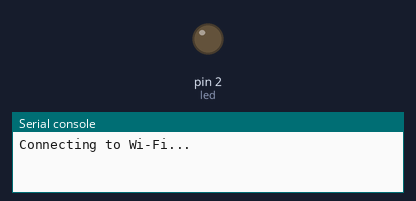
The program below on a simulated MicroPython board. Shown: output pins drawn as LEDs (lit = HIGH), the last lines printed to the serial console. WiFi joins after 1.5 s.

Above: at 0.1 s.
At 1.6 s:
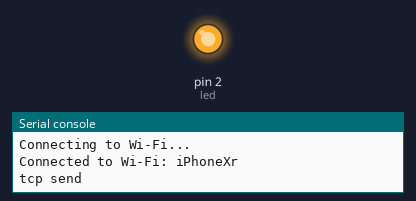
Timing chart, 0 to 3.1 s (numbered marks = the images above):
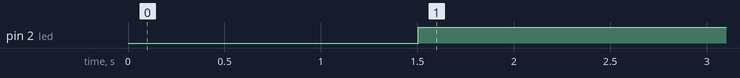

Measured:
- by itself, pin 2 (led): LOW → HIGH at 1.5 s

The program:

ex.py
```python
import network   #on importe la librairie network
import usocket as socket
import ujson #on importe les librairie pour le http
from machine import Pin #on importe Pin de la librairie machine
import time

tcp_port  = 12345;
udp_port  = 12000;
server_ip = '172.20.10.4';

led = Pin(2, Pin.OUT) #on configure la pin 16 comme sortie (la où est connecté la led)

#Connexion au  WIFI

SSID = "iPhoneXr"
PASSWORD = "1234567890"
wlan = network.WLAN(network.STA_IF) #Creer un objet WLAN et l'initialise
wlan.active(True)           #Permet d'activer la connexion

if not wlan.isconnected():  #si on est pas conneccté au wifi
    print('Connecting to Wi-Fi...')  #affiche qu'on se connecte
    wlan.connect(SSID, PASSWORD)     #se connecte au wifi en utilisant ssid et WiFi_pass
    while not wlan.isconnected():    #boucle tant qu'on est pas connecté
        pass
print('Connected to Wi-Fi:', SSID)   #affiche qu'on se connecte

#Pret à recevoir des données

led.value(0)    #Allume la led


def send_tcp_data(data):
    s = socket.socket()
    addr = socket.getaddrinfo(server_ip, tcp_port)[0][-1]
    s.connect(addr)
    s.sendall(str(data).encode())
    s.close()

def send_udp_data(data):
    s = socket.socket(socket.AF_INET, socket.SOCK_DGRAM)
    addr = socket.getaddrinfo(server_ip, udp_port)[0][-1]
    s.sendto(str(data).encode(), addr)
    s.close()

data_to_send = 0

while True:
    led.value(0)  # Allume la LED pour indiquer l'envoi de données

    # Envoi des données sur la socket TCP
    try:
        #send_tcp_data(data_to_send)
        print("tcp send")
    except Exception as e:
        print("Error sending TCP data:", e)

    # Envoi des données sur la socket UDP
    try:
        send_udp_data(data_to_send + 10)
    except Exception as e:
        print("Error sending UDP data:", e)
    led.value(1)
    time.sleep(0.1)  # Ajoutez un délai en fonction de votre fréquence d'envoi
    data_to_send += 1

    if data_to_send > 100:
        data_to_send = 0
      # Éteint la LED
```
